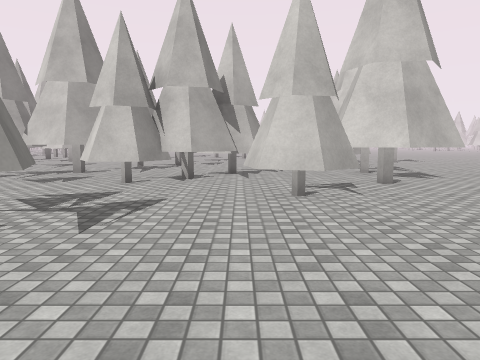
view 1 (above)

21 first-person views from a walk through a scene from a Unity 3-D project. The camera is 1.4 m above the floor, tilts 6° down and sees 70° across. The floor is counted in squares, 2 m on a side. Each view is taken from the middle of a square. On the plan, view 1 faces up. The plan holds only what a view shows up to about 11 squares ahead; the rest is blank. The place goes on beyond the plan. The player is left out. Surface patterns are stand-ins for the level's own textures.

view 2
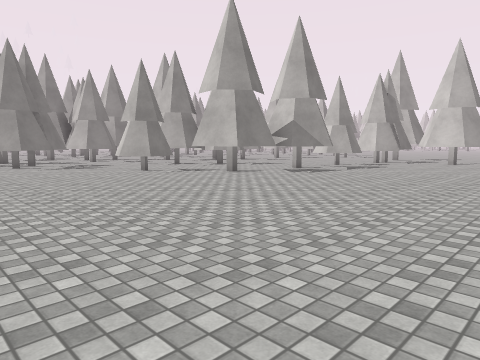

view 3
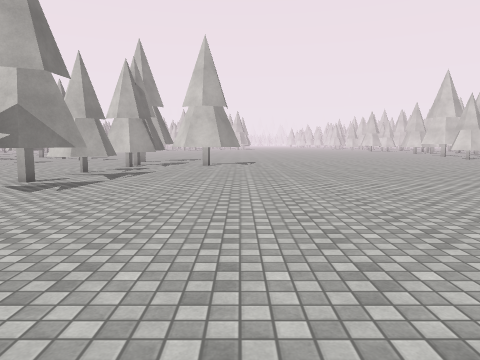

view 4
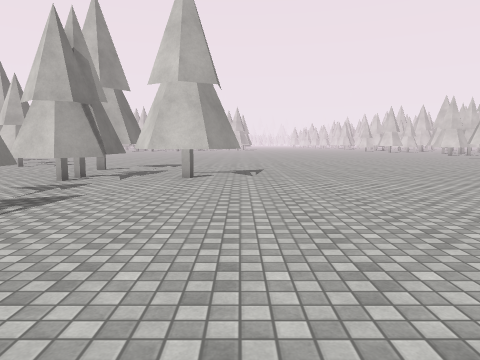

view 5
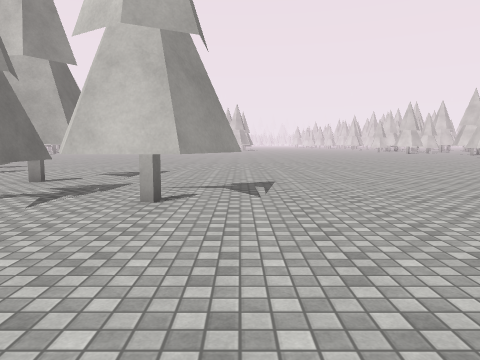

view 6
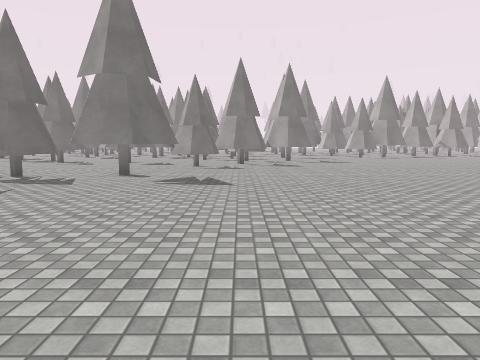

view 7
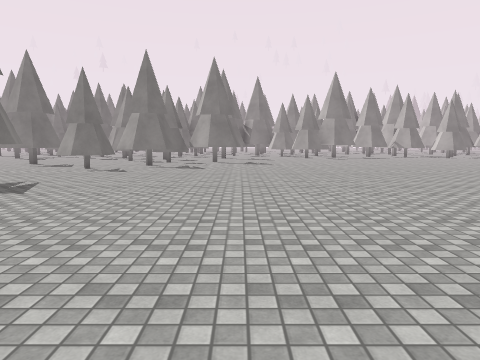

view 8
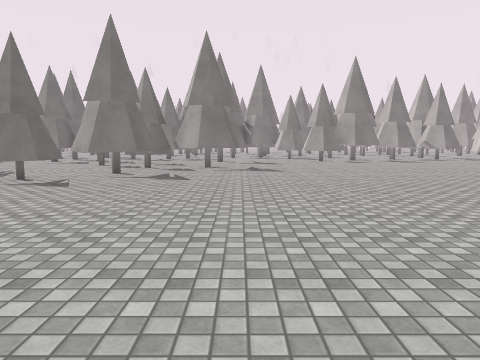

view 9
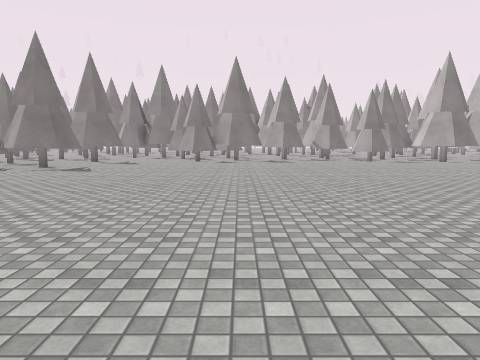

view 10
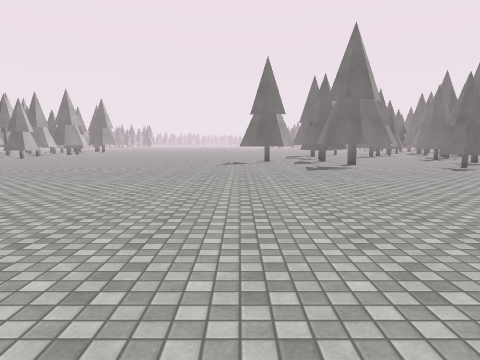

view 11
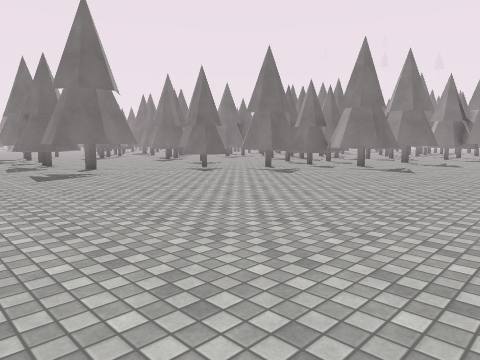

view 12
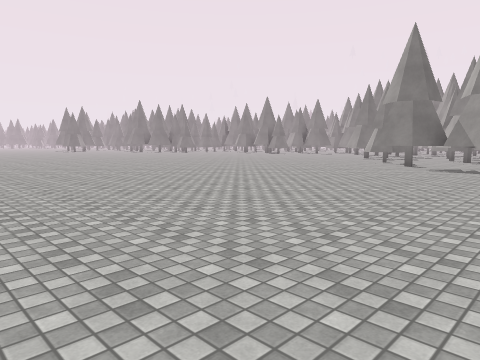

view 13
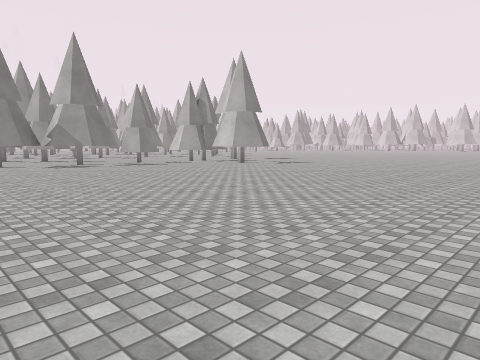

view 14
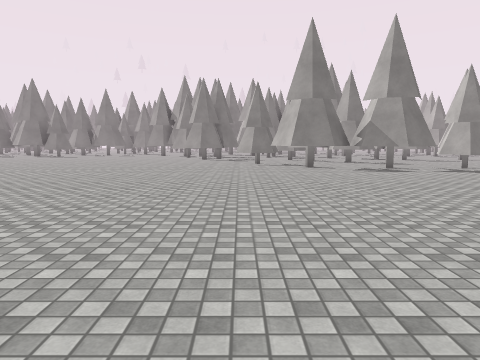

view 15
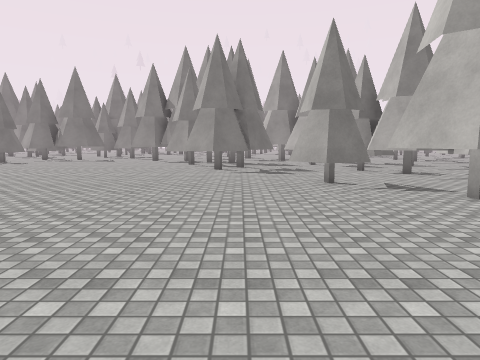

view 16
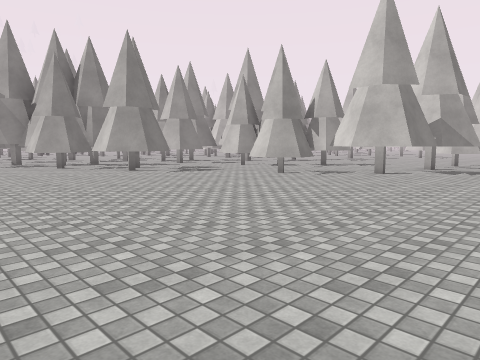

view 17
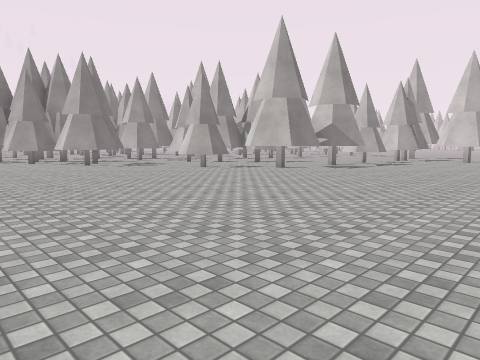

view 18
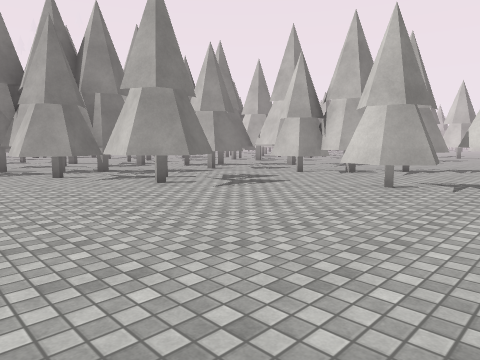

view 19
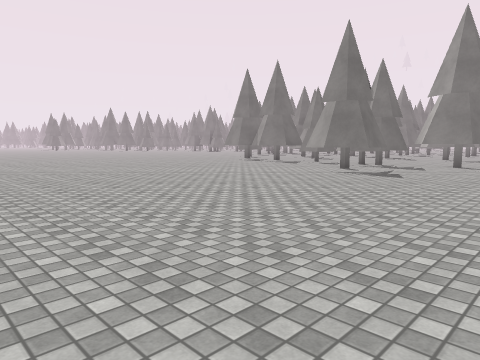

view 20
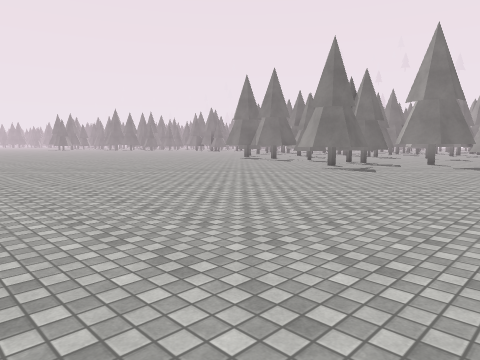

view 21
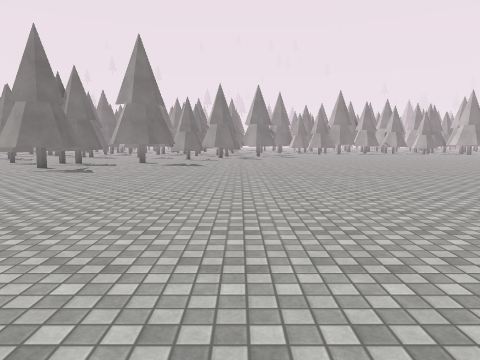

### Floor plan
Key: @ floor where view 1 was taken; # wall or solid block; . floor; T thing the floor can be seen under or through.
Columns run from 4 left of view 1 to 16 right of it. Each row starts with its distance up from view 1.
 33 ..
 32 ....
 31 .....
 30 .......
 29 ........
 28 ..........
 27 ............
 26 .............
 25 ..............
 24 ..............
 23 ................
 22 .................
 21 ##.................
 20 ##..................
 19  #...................
 18  ###.................
 17    ###...............
 16     ##TTT............
 15        TT...........
 14         T.#.........
 13         ###.........
 12        ##...........
 11        ##...........
 10        #...........
  9        ##..........
  8        ##..........
  7        #............
  6 ########............
  5 #...##.#............
  4 ##...#..............
  3  ##...............
  2 ###...............
  1 #................
  0 ....@............
 -1 .................
 -2 ..... ........ ..

Positions as (right, up) in squares from view 1, and headings:
1: (0, 0), facing up
2: (9, 0), facing up-left
3: (7, 2), facing up
4: (7, 6), facing up
5: (7, 9), facing up
6: (11, 18), facing left
7: (10, 21), facing left
8: (7, 21), facing left
9: (7, 26), facing left
10: (7, 27), facing down
11: (7, 25), facing down-left
12: (14, 10), facing down-left
13: (15, 4), facing up-left
14: (13, 4), facing left
15: (7, 3), facing left
16: (6, -2), facing up-left
17: (9, -2), facing up-left
18: (3, -1), facing up-left
19: (15, 18), facing down-left
20: (16, 19), facing down-left
21: (16, 19), facing left
